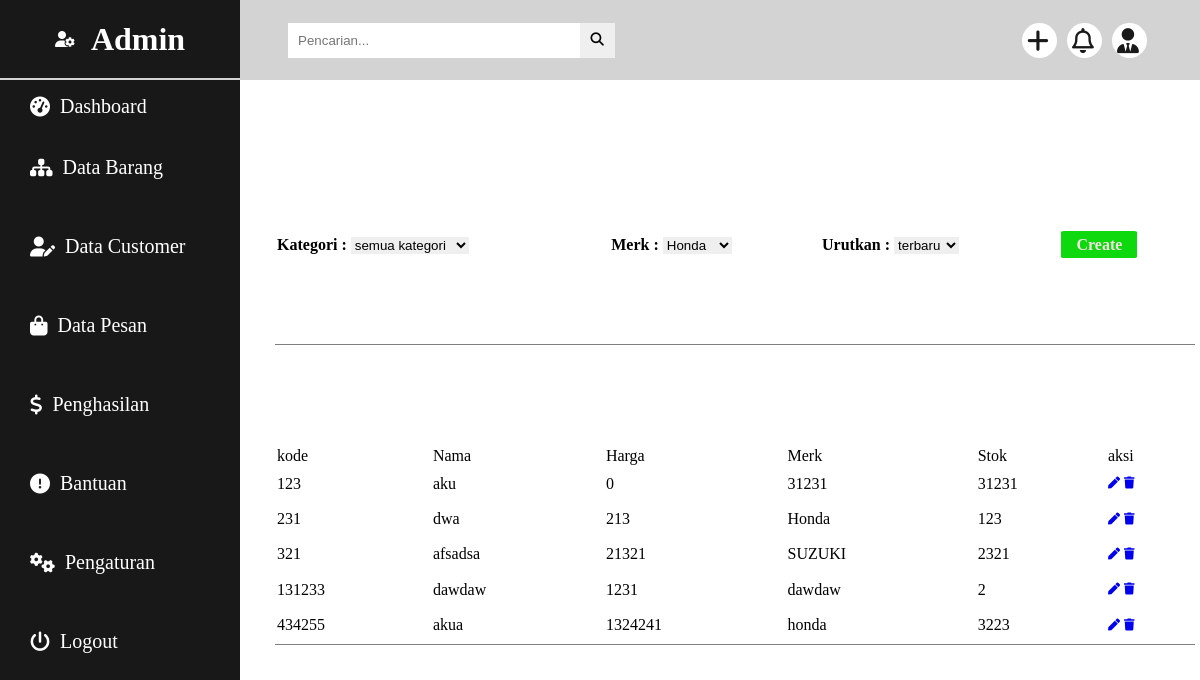
The page /data_barang.php on the database its author committed.
### tables this page shows
CREATE TABLE `tbl_barang` (
  `kode` int(11) NOT NULL,
  `nama` varchar(100) NOT NULL,
  `harga` int(11) NOT NULL,
  `merk` varchar(100) NOT NULL,
  `stok` int(11) NOT NULL
);

### read.php (the view, shortened to what this page needs)
<?php
$pdo = pdo_connect_mysql();
$page = isset($_GET['page']) && is_numeric($_GET['page']) ? (int)$_GET['page'] : 1;
$records_per_page = 20;
$stmt = $pdo->prepare('SELECT * FROM tbl_barang ORDER BY kode LIMIT :current_page, :record_per_page');
$stmt->bindValue(':current_page', ($page-1)*$records_per_page, PDO::PARAM_INT);
$stmt->bindValue(':record_per_page', $records_per_page, PDO::PARAM_INT);
$stmt->execute();
$contacts = $stmt->fetchAll(PDO::FETCH_ASSOC);
?>
<link rel="stylesheet" href="https://use.fontawesome.com/releases/v5.7.1/css/all.css">
<div class="content read">
	<h2>DATA BARANG</h2>
	<a href="create.php" class="create-contact">Create</a>
	<table>
        <thead>
            <tr>
                <td>kode</td>
                <td>Nama</td>
                <td>Harga</td>
                <td>Merk</td>
                <td>Stok</td>
                <td>aksi</td>
            </tr>
        </thead>
        <tbody>
            <?php foreach ($contacts as $contact): ?>
            <tr>
                <td><?=$contact['kode']?></td>
                <td><?=$contact['nama']?></td>
                <td><?=$contact['harga']?></td>
                <td><?=$contact['merk']?></td>
                <td><?=$contact['stok']?></td>
                <td class="actions">
                    <a href="update.php?kode=<?=$contact['kode']?>" class="edit"><i class="fas fa-pen fa-xs"></i></a>
                    <a href="delete.php?kode=<?=$contact['kode']?>" class="trash"><i class="fas fa-trash fa-xs"></i></a>
                </td>
            </tr>
            <?php endforeach; ?>
        </tbody>
    </table>
</div>

### data_barang.php (shortened to what this page needs)
<!DOCTYPE html>
<html lang="en">
<head>
    <link rel="stylesheet" href="data_barang.css">
    <link rel="stylesheet" href="https://cdnjs.cloudflare.com/ajax/libs/font-awesome/6.1.1/css/all.min.css" />
</head>
<body>
    <div class="side-bar">
        <div class="admin">
        <i class="fa-solid fa-user-gear"></i>
        <h1>&nbsp;&nbsp;Admin</h1>
        </div>
        <ul>
            <a href="dashboard.php"><li><br><i class="fa-solid fa-gauge-high"></i>&nbsp;&nbsp;<span>Dashboard</span></li></a><br>
            <a href="data_barang.php"><li><i class="fa-solid fa-sitemap"></i>&nbsp;&nbsp;<span>Data Barang</span></li></a><br><br>
            <li><i class="fa-solid fa-user-pen"></i>&nbsp;&nbsp;</i><span>Data Customer</span></li><br><br>
            <li><i class="fa-solid fa-bag-shopping">&nbsp;&nbsp;</i><span>Data Pesan</span></li><br><br>
            <li><i class="fa-solid fa-dollar-sign">&nbsp;&nbsp;</i><span>Penghasilan</span></li><br><br>
            <li><i class="fa-solid fa-circle-exclamation">&nbsp;&nbsp;</i><span>Bantuan</span></li><br><br>
            <li><i class="fa-sharp fa-solid fa-gears">&nbsp;&nbsp;</i><span>Pengaturan</span></li><br><br>
            <a href="../login/logout.php">
                <li><i class="fa-solid fa-power-off">&nbsp;&nbsp;</i><span>Logout</span></li>
            </a>
        </ul>
    </div><div class="header">
            <div class="nav">
                <div class="search">
                    <input type="text" placeholder="Pencarian...">
                    <button type="submit"><i class="fa-solid fa-magnifying-glass"></i></button>
                </div>
                <div class="user-admin">
                    <a href="#" class="btn-nav"><i class="fa-solid fa-plus"></i></a>
                    <a href="#" class="btn-nav"><i class="fa-regular fa-bell"></i></a>
                    <a href="#" class="btn-nav"><i class="fa-solid fa-user-tie"></i></a>
                </div>
            </div>
        </div>
    <div class="tabel-barang">
        <table>
            <tr>
                <th>
                    <label>Kategori :
                        <select name="Pilih Kategori" id="select">
                            <option value="semua kategori">semua kategori</option>
                        </select>
                    </label>
                </th>
                <th>
                    <label>Merk :
                        <select name="Pilih Merk" id="select">
                            <option value="Honda">Honda</option>
                        </select>
                    </label>
                </th>
                <th>
                    <label>Urutkan :
                        <select name="Urut berdasarkan" id="select">
                            <option value="terbaru">terbaru</option>
                        </select>
                    </label>
                </th>
                <th><a href="create.php" class="create-contact">Create</a></th>
            </tr>
            <?php
            include 'read.php';
            ?>
        </table>
    </div>
</body>
</html>

### data_barang.css (style rules this page uses)
* { margin: 0; padding: 0; text-decoration: none; box-sizing: border-box; list-style: none; }
body { min-height: 100vh; }
.side-bar { background: #181818; position: fixed; width:20vw; min-height: 100vh; display: flex; flex-direction: column; }
.admin { height: 10vh; display: flex; align-items: center; justify-content: center; border-bottom: 2px solid lightgray; margin-bottom: 5px; color: white; cursor: pointer; }
.admin i { font: 20px; }
.side-bar ul li { font-size: 20px; padding: 10px 30px; color: white; display: flex; text-decoration: none; align-items: center; cursor: pointer; }
.header { position: fixed; top: 0; right: 0; width: 80vw; height: 10vh; background: lightgray; display:flex; align-items: center; justify-content: center; box-sizing: 0 4px 8px 0 rgba(0 , 0, 0, 0.2); z-index: 1; }
.nav { width: 90%; display: flex; align-items: center; }
.search { display: flex; flex: 10; align-items: center; }
.search input { border: none; background: white; padding: 10px; width: 40%; }
.search button { width: 40px; display: flex; width: 35px; height: 35px; border: none; align-items: center; justify-content: center; cursor: pointer; }
.user-admin { flex: 1; display: flex; justify-content: space-between; align-items: center; }
.user-admin i { width: 35px; height: 35px; font-size: 25px; padding: 5px ; background: white; border-radius: 50%; color: #191919; margin: 5px 5px; }
.tabel-barang { flex: 2; background: white; min-height: 50vh; margin: 0px 25px; box-shadow: 0 4px 8px 0 rgba(0 , 0, 0, 0.2), 0 6px 20px 0 rgba(0 , 0, 0, 0).19; display: flex; flex-direction: column; }
table { margin-top: 100px; margin-left: 250px; width: 80%; height: 200px; border-bottom: 1px solid gray; }
th,td,tr { text-align: left; }
#select { border: none; }
#select[name="Pilih Kategori"] { border: none; }
.create-contact { padding: 5px 15px; border-radius: 5%; background-color: rgb(14, 216, 14); color:rgb(245, 226, 226); text-decoration: none; }

### rows shown on the page
tbl_barang: kode "123", nama "aku", harga "0", merk "31231", stok "31231"
tbl_barang: kode "231", nama "dwa", harga "213", merk "Honda", stok "123"
tbl_barang: kode "321", nama "afsadsa", harga "21321", merk "SUZUKI", stok "2321"
tbl_barang: kode "131233", nama "dawdaw", harga "1231", merk "dawdaw", stok "2"
tbl_barang: kode "434255", nama "akua", harga "1324241", merk "honda", stok "3223"
